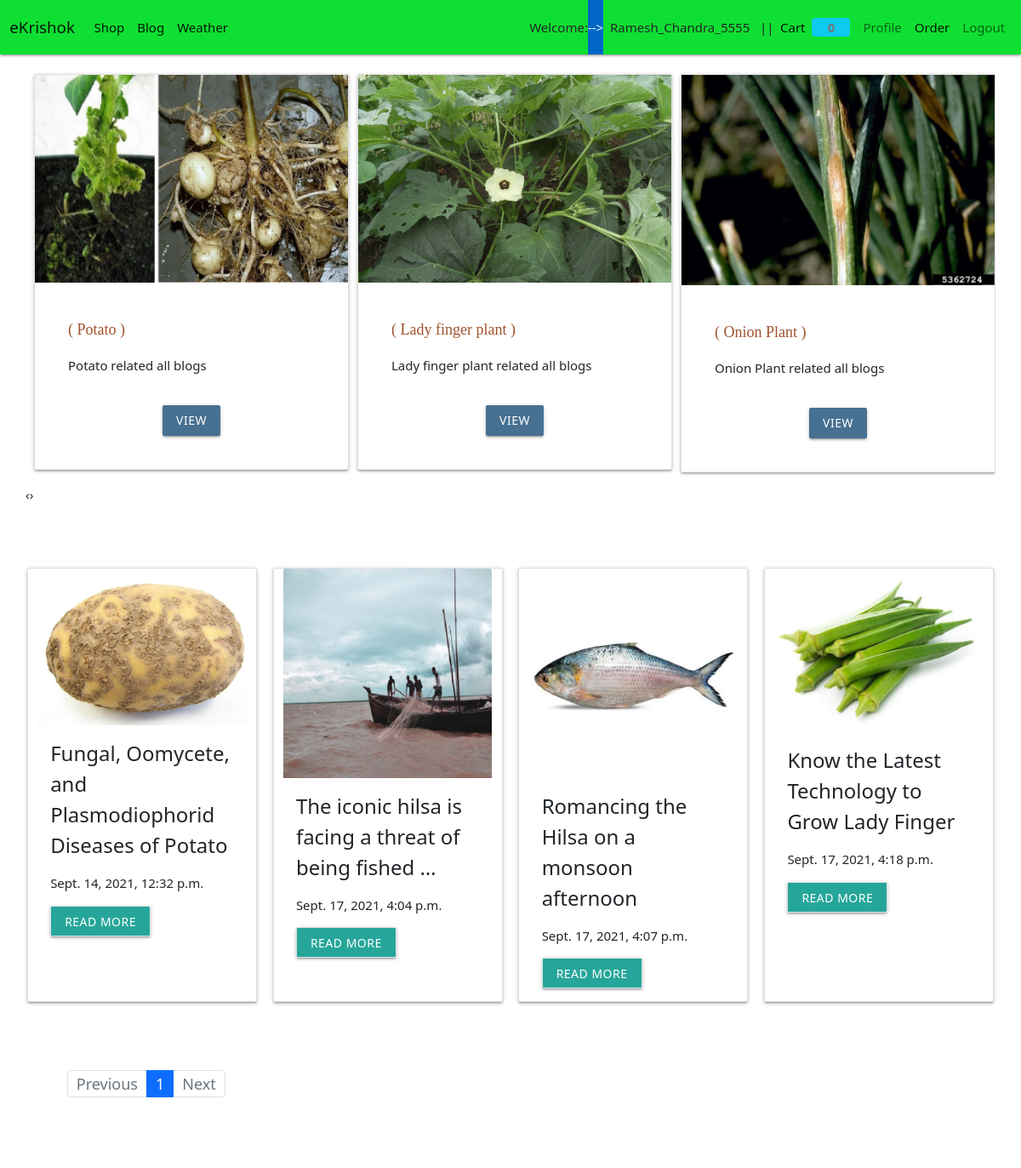
/blog/ (signed in), run on the app's committed database.
### Blog2/models.py (models this page shows, shortened)
class BlogCategory(models.Model):
    cat_id = models.AutoField(primary_key=True)
    title = models.CharField(max_length=100)
    description = models.CharField(max_length=200)
    url = models.CharField(max_length=100)
    image = models.ImageField(upload_to='upload/blog2/blogcatImg/')
    add_date = models.DateTimeField(auto_now_add=True, null=True)
    update_at = models.DateTimeField(auto_now=True)

class Post(models.Model):
    post_id = models.AutoField(primary_key=True)
    title = models.CharField(max_length=100)
    content = FroalaField()
    cat = models.ForeignKey(BlogCategory, on_delete=models.CASCADE)
    slug = models.SlugField(max_length=1000, null=True, blank=True)
    image = models.ImageField(upload_to = 'upload/blog/postImg/')
    created_at = models.DateTimeField(auto_now_add=True)
    upload_to = models.DateTimeField(auto_now=True)

### Blog2/views.py (the view)
# urls.py: path('', views.homeBlog, name='home_Blog'),
@login_required(login_url="/login/")
def homeBlog(request):
    blogs = Post.objects.all()
    cats = BlogCategory.objects.all()
    paginator = Paginator(blogs, 4)
    page_number = request.GET.get('page')
    blogs = paginator.get_page(page_number)
    context = {
        "blogs":blogs,
        'cats':cats
    }
    return render(request, 'blog/homeBlog.html', context)

### Store/templates/blog/homeBlog.html (shortened to what this page needs)
{% extends "store/base.html" %}
{% block content %}
<div class="container-custom mt-3">
  <div class="owl-carousel">
      {% for cat in cats %}
      <div class="card item" style="margin-left:10px;">
          <div class="img-container">
              <img src="/abcd/show/{{cat.image}}" class="responsive-img " alt="">
          </div>
          <div class="card-content">
              <div class="card-title m-3">
                  <p style="font-size: large; color: sienna; font-family: Georgia, 'Times New Roman', Times, serif;">( {{cat.title}} )</p>
              </div>
              <p class="truncate m-3">{{cat.description|safe}}</p>
              <div class="container center-align mt20">
                  <a href="/blog/category/{{cat.url}}" class="btn bg-primary m-3">VIEW</a>
              </div>
          </div>
      </div>
      {%endfor%}
  </div>
</div>
<div class="container-fluid mt-5">
  <div class="row">
          <div id="blogs" class="col-lg-12" >
         <div class="row mx-auto">
            {% for blog in blogs %}
                  <div class="card mx-auto mb-3" style="width: 18rem;">
                    <a href="{% url 'blog_detail' blog.slug %}">
                      <img class="img-fluid card-img-top responsive-img" src="/abcd/show/{{blog.image}}" alt="..."/></a>
                      <div class="card-body">
                      <p class="card-title"><a class="text-dark" href="{% url 'blog_detail' blog.slug %}">{{blog.title | truncatewords:10 | safe}}</a></p>
                      <p class="text-gray-500 text-sm my-3">
                        {{blog.created_at}}</p>
                      <a href="{% url 'blog_detail' blog.slug %}" class="btn btn-light border btn-sm">Read more</a>
                      </div>
                  </div>
              {% endfor %}
      </div>
      <div class="row ">
        <div class="col-lg-12 ">
                  <ul class="pagination m-5">
                      {% if blogs.has_previous %}
                      <li class="page-item ">
                          <a class="page-link" href="?page={{ blogs.previous_page_number }}">Previous</a>
                      </li>
                      {% else %}
                      <li class="page-item disabled">
                          <a class="page-link" href="#" tabindex="-1" aria-disabled="true">Previous</a>
                      </li>
                      {% endif %}
                      {% for i in blogs.paginator.page_range %}
                      {% if i == blogs.number %}
                      <li class="page-item active">
                          <a class="page-link" href="?page={{i}}">{{i}}</a>
                      </li>
                      {% else %}
                      <li class="page-item">
                          <a class="page-link" href="?page={{i}}">{{i}}</a>
                      </li>
                      {% endif %}
                      {% endfor %}
                      {% if blogs.has_next %}
                      <li class="page-item ">
                          <a class="page-link" href="?page={{ blogs.next_page_number }}">Next</a>
                      </li>
                      {% else %}
                      <li class="page-item disabled">
                          <a class="page-link" href="#" tabindex="-1" aria-disabled="true">Next</a>
                      </li>
                      {% endif %}
                  </ul>
        </div>
    </div>
  </div>
</div>
  {% endblock %}

### Store/templates/store/base.html (shortened to what this page needs)
{% load static %}
{% load crispy_forms_tags %}
{% load cart %}
<!doctype html>
<html lang="en">
  <head>
    <link href="https://cdn.jsdelivr.net/npm/bootstrap@5.1.0/dist/css/bootstrap.min.css" rel="stylesheet">
      <link rel="stylesheet" href="https://cdnjs.cloudflare.com/ajax/libs/materialize/1.0.0/css/materialize.min.css">
  {% load static %}
    <link rel="stylesheet" href="{% static 'css/style.css'%}">
    <link rel="stylesheet" href="{% static 'css/owl.carousel.min.css'%}">
    <link rel="stylesheet" href="{% static 'css/owl.theme.default.min.css'%}">
  </head>
  <body>
    <nav class="navbar navbar-expand-lg navbar-light " style="background-color: rgb(15, 223, 50); color:rgb(241, 240, 213); ">
        <div class="container-fluid">
          <a class="navbar-brand" href="/">eKrishok</a>
          <div class="collapse navbar-collapse" id="navbarSupportedContent">
            <ul class="navbar-nav me-auto mb-2 mb-lg-0">
              <li class="nav-item">
                <a class="nav-link active" aria-current="page" href="/">Shop</a>
              </li>
              <li class="nav-item">
                <a class="nav-link active" aria-current="page" href="{% url 'home_Blog' %}">Blog</a>
              </li>
              <li class="nav-item">
                <a class="nav-link active" aria-current="page" href="{% url 'WeatherApp:city_weather' %}">Weather</a>
              </li>
            </ul>
            {% if request.user.is_authenticated %}
              <div class="d-flex text-dark">
                  Welcome:<span style="display: block; background-color: rgb(1, 103, 199); color: aliceblue;" >--></span> &nbsp;
              {{request.user.username}} &nbsp; ||
              </div>
            {% endif %}
            <ul class="navbar-nav my-2 my-lg-0">
              <li class="nav-item">
                <a class="nav-link active" aria-current="page" href="{% url 'cart' %}">Cart
                  <span class="badge bg-info">{{request.session.cart.keys|length}}</span>
                </a>
              </li>
              {% if not request.session.current_user_id %}
                <li class="nav-item">
                  <a class="nav-link active" aria-current="page" href="{% url 'login' %}">Login</a>
                </li>
                <li class="nav-item dropdown">
                  <a class="nav-link dropdown-toggle" href="#" id="navbarDropdownMenuLink" role="button" data-bs-toggle="dropdown" aria-expanded="false">
                    SignUp
                  </a>
                  <ul class="dropdown-menu" aria-labelledby="navbarDropdownMenuLink">
                    <li><a class="dropdown-item" href="{% url 'cus_reg' %}">Register As Customer</a></li>
                    <li><a class="dropdown-item" href="{% url 'fa_reg' %}">Register As Farmaer</a></li>
                    <li><a class="dropdown-item" href="#">Register As Agri_Officer</a></li>
                  </ul>
                </li>
              {% else %}
              <li class="nav-item">
                <a class="nav-link" href="{% url 'profile' %}">Profile</a>
              </li>
              <li class="nav-item">
                <a class="nav-link active" aria-current="page" href="{% url 'order_page' %}">Order</a>
              </li>
                <li class="nav-item">
                  <a class="nav-link" href="{% url 'logout' %}">Logout</a>
                </li>
              {% endif %}
              </ul>
          </div>
        </div>
    </nav>
    {% block content %}
    {% endblock %}
  </body>
</html>

### static/css/style.css (style rules this page uses)
.bg-primary { background:#477091!important; }
.mt20 { margin-top:20px; }
.container-custom { width:95%!important; margin:auto; }

### data on the page
BlogCategory: image (picture), title "Potato", description "Potato related all blogs"
BlogCategory: image (picture), title "Lady finger plant", description "Lady finger plant related all blogs"
BlogCategory: image (picture), title "Onion Plant", description "Onion Plant related all blogs"
Post: image (picture), title "Fungal, Oomycete, and Plasmodiophorid Diseases of Potato", created_at "Sept. 14, 2021, 12:32 p.m."
Post: image (picture), title "The iconic hilsa is facing a threat of being fished …", created_at "Sept. 17, 2021, 4:04 p.m."
Post: image (picture), title "Romancing the Hilsa on a monsoon afternoon", created_at "Sept. 17, 2021, 4:07 p.m."
Post: image (picture), title "Know the Latest Technology to Grow Lady Finger", created_at "Sept. 17, 2021, 4:18 p.m."

### other printed values
{{ request.user.username }} "Ramesh_Chandra_5555"
{{ request.session.cart.keys|length }} "0"
{{ i }} "1"
